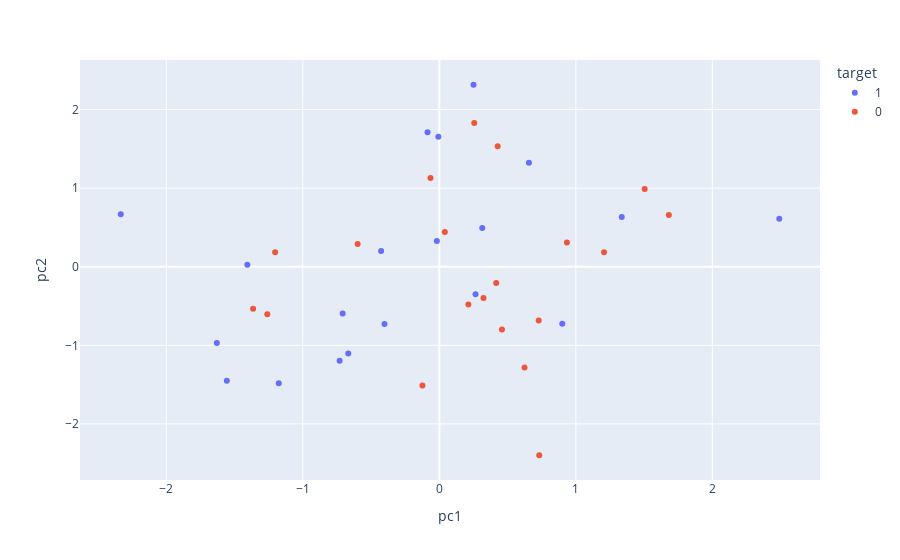

Notebook source saved alongside this figure:
### Code cell
final_df['target']= final_df['target'].astype('str')
fig = px.scatter(final_df, x=final_df['pc1'], y=final_df['pc2'],color=final_df['target'])
fig.show()

### Figure 1 — Plotly figure (JSON) as saved in the notebook; plotly's stock layout.template omitted (floating-point values rounded to 4 significant figures)
{"data": [{"hovertemplate": "target=1<br>pc1=%{x}<br>pc2=%{y}<extra></extra>", "legendgroup": "1", "marker": {"color": "#636efa", "symbol": "circle"}, "mode": "markers", "name": "1", "orientation": "v", "showlegend": true, "type": "scatter", "x": [-0.7303, -1.406, -1.557, -0.6669, 0.2504, -1.176, -0.01792, 0.6563, 0.3145, 0.2653, -2.334, -0.007075, -0.7081, 1.336, -0.08628, 0.9008, -1.63, 2.49, -0.4264, -0.4014], "xaxis": "x", "y": [-1.196, 0.02574, -1.45, -1.104, 2.315, -1.481, 0.3284, 1.322, 0.4927, -0.3515, 0.6669, 1.654, -0.5957, 0.6337, 1.709, -0.7246, -0.971, 0.6105, 0.2016, -0.7294], "yaxis": "y"}, {"hovertemplate": "target=0<br>pc1=%{x}<br>pc2=%{y}<extra></extra>", "legendgroup": "0", "marker": {"color": "#EF553B", "symbol": "circle"}, "mode": "markers", "name": "0", "orientation": "v", "showlegend": true, "type": "scatter", "x": [-1.203, 0.04036, 0.9346, -1.364, -0.1237, 0.2127, 0.459, 0.256, 0.4167, -0.5984, 1.681, -1.26, -0.06466, 0.728, 1.504, 0.3236, 0.4275, 0.6243, 0.7319, 1.207], "xaxis": "x", "y": [0.1826, 0.4431, 0.3096, -0.5356, -1.51, -0.4796, -0.7996, 1.83, -0.2062, 0.2891, 0.6583, -0.6061, 1.13, -0.6849, 0.9872, -0.3993, 1.533, -1.281, -2.398, 0.1835], "yaxis": "y"}], "layout": {"legend": {"title": {"text": "target"}, "tracegroupgap": 0}, "margin": {"t": 60}, "xaxis": {"anchor": "y", "domain": [0, 1], "title": {"text": "pc1"}}, "yaxis": {"anchor": "x", "domain": [0, 1], "title": {"text": "pc2"}}}}
